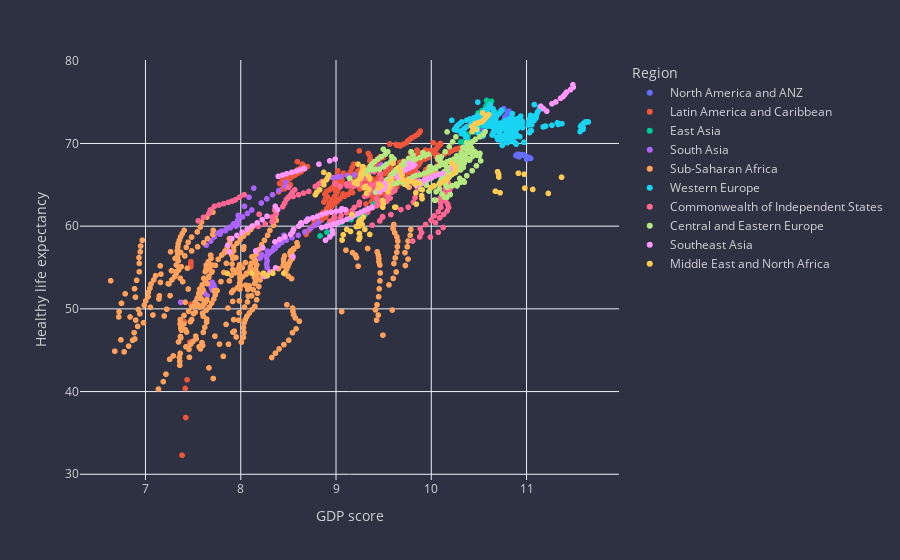

Notebook source saved alongside this figure:
### Markdown cell above
### It seems that, <i>GDP per capita score</i>, <i>Healthy life expectancy</i> & <i> Social Support</i> of a country, are the main factors contributing to the overall happiness level!

##### Surprisingly, GDP score and Healthy life expectancy are most closely related! Let's see how!

### Code cell
# for this we need to remove any null values

gdp_map = eda_happy.dropna()
figure = px.scatter(gdp_map, x='GDP score', y='Healthy life expectancy', color='Region',
          template='plotly_white', hover_name='Country',
          animation_group='Country')

figure.update_layout(plot_bgcolor='#2e3141', paper_bgcolor='#2e3141', legend_font_color='lightgray',
                    font_color='lightgray')

### Figure 1 — Plotly figure (JSON) as saved in the notebook; plotly's stock layout.template omitted (floating-point values rounded to 4 significant figures; data arrays with more than 128 entries replaced by an {"elided": "..."} marker saying what was removed)
{"data": [{"hovertemplate": "<b>%{hovertext}</b><br><br>Region=North America and ANZ<br>GDP score=%{x}<br>Healthy life expectancy=%{y}<extra></extra>", "hovertext": ["Canada", "New Zealand", "New Zealand", "Australia", "New Zealand", "United States", "Australia", "Canada", "United States", "Canada", "United States", "New Zealand", "Canada", "Australia", "Australia", "Canada", "New Zealand", "United States", "Australia", "Canada", "United States", "New Zealand", "Canada", "Australia", "New Zealand", "United States", "New Zealand", "Canada", "United States", "Australia", "United States", "New Zealand", "Canada", "Australia", "Australia", "Canada", "United States", "New Zealand", "United States", "Australia", "Canada", "New Zealand", "United States", "New Zealand", "Canada", "Australia", "Australia", "Canada", "United States", "New Zealand", "Australia", "New Zealand", "Canada", "United States"], "ids": ["Canada", "New Zealand", "New Zealand", "Australia", "New Zealand", "United States", "Australia", "Canada", "United States", "Canada", "United States", "New Zealand", "Canada", "Australia", "Australia", "Canada", "New Zealand", "United States", "Australia", "Canada", "United States", "New Zealand", "Canada", "Australia", "New Zealand", "United States", "New Zealand", "Canada", "United States", "Australia", "United States", "New Zealand", "Canada", "Australia", "Australia", "Canada", "United States", "New Zealand", "United States", "Australia", "Canada", "New Zealand", "United States", "New Zealand", "Canada", "Australia", "Australia", "Canada", "United States", "New Zealand", "Australia", "New Zealand", "Canada", "United States"], "legendgroup": "North America and ANZ", "marker": {"color": "#636efa", "symbol": "circle"}, "mode": "markers", "name": "North America and ANZ", "showlegend": true, "type": "scattergl", "x": [10.65, 10.53, 10.55, 10.7, 10.53, 10.92, 10.72, 10.74, 10.89, 10.7, 10.9, 10.52, 10.72, 10.72, 10.73, 10.74, 10.54, 10.91, 10.75, 10.74, 10.93, 10.55, 10.76, 10.76, 10.57, 10.94, 10.59, 10.78, 10.96, 10.77, 10.98, 10.61, 10.77, 10.78, 10.79, 10.77, 10.99, 10.62, 11.0, 10.8, 10.79, 10.63, 11.03, 10.66, 10.8, 10.81, 10.81, 10.8, 11.04, 10.67, 10.76, 10.6, 10.73, 11.0], "xaxis": "x", "y": [71.3, 71.2, 71.4, 71.72, 71.6, 68.38, 71.88, 71.84, 68.54, 72.02, 68.7, 72, 72.2, 72.2, 72.3, 72.36, 72.12, 68.68, 72.4, 72.52, 68.66, 72.24, 72.68, 72.5, 72.36, 68.64, 72.48, 72.84, 68.62, 72.6, 68.6, 72.6, 73, 72.7, 73, 73.2, 68.5, 72.8, 68.4, 73.3, 73.4, 73, 68.3, 73.2, 73.6, 73.6, 73.9, 73.8, 68.2, 73.4, 74.2, 73.6, 74, 68.1], "yaxis": "y"}, {"hovertemplate": "<b>%{hovertext}</b><br><br>Region=Latin America and Caribbean<br>GDP score=%{x}<br>Healthy life expectancy=%{y}<extra></extra>", "hovertext": {"elided": "272 str values"}, "ids": {"elided": "272 str values"}, "legendgroup": "Latin America and Caribbean", "marker": {"color": "#EF553B", "symbol": "circle"}, "mode": "markers", "name": "Latin America and Caribbean", "showlegend": true, "type": "scattergl", "x": {"elided": "272 float values"}, "xaxis": "x", "y": {"elided": "272 float values"}, "yaxis": "y"}, {"hovertemplate": "<b>%{hovertext}</b><br><br>Region=East Asia<br>GDP score=%{x}<br>Healthy life expectancy=%{y}<extra></extra>", "hovertext": ["South Korea", "Japan", "South Korea", "Mongolia", "Mongolia", "Japan", "South Korea", "Japan", "South Korea", "Mongolia", "South Korea", "Japan", "South Korea", "Japan", "Mongolia", "Mongolia", "South Korea", "Japan", "Mongolia", "Mongolia", "Japan", "South Korea", "South Korea", "Japan", "Mongolia", "South Korea", "Mongolia", "Japan", "South Korea", "Mongolia", "Japan", "South Korea", "Mongolia", "Japan", "South Korea", "Mongolia", "Japan", "South Korea", "Japan", "Mongolia"], "ids": ["South Korea", "Japan", "South Korea", "Mongolia", "Mongolia", "Japan", "South Korea", "Japan", "South Korea", "Mongolia", "South Korea", "Japan", "South Korea", "Japan", "Mongolia", "Mongolia", "South Korea", "Japan", "Mongolia", "Mongolia", "Japan", "South Korea", "South Korea", "Japan", "Mongolia", "South Korea", "Mongolia", "Japan", "South Korea", "Mongolia", "Japan", "South Korea", "Mongolia", "Japan", "South Korea", "Mongolia", "Japan", "South Korea", "Japan", "Mongolia"], "legendgroup": "East Asia", "marker": {"color": "#00cc96", "symbol": "circle"}, "mode": "markers", "name": "East Asia", "showlegend": true, "type": "scattergl", "x": [10.31, 10.56, 10.36, 8.833, 8.904, 10.55, 10.38, 10.49, 10.39, 8.92, 10.45, 10.53, 10.47, 10.53, 9.061, 9.158, 10.52, 10.57, 9.248, 9.304, 10.57, 10.55, 10.57, 10.59, 9.308, 10.59, 9.3, 10.6, 10.62, 9.334, 10.62, 10.64, 9.386, 10.62, 10.66, 9.418, 10.63, 10.65, 10.58, 9.396], "xaxis": "x", "y": [70.2, 73.44, 70.5, 58.82, 59.28, 73.56, 70.8, 73.68, 71.1, 60.2, 71.4, 73.8, 71.66, 73.98, 60.5, 60.8, 72.18, 74.34, 61.1, 61.4, 74.52, 72.44, 72.7, 74.7, 61.7, 73, 61.9, 74.8, 73.3, 62.1, 74.9, 73.6, 62.3, 75, 73.9, 62.5, 75.1, 74.2, 75.2, 62.7], "yaxis": "y"}, {"hovertemplate": "<b>%{hovertext}</b><br><br>Region=South Asia<br>GDP score=%{x}<br>Healthy life expectancy=%{y}<extra></extra>", "hovertext": ["Bangladesh", "Sri Lanka", "Nepal", "Pakistan", "Sri Lanka", "Bangladesh", "India", "Sri Lanka", "Nepal", "Pakistan", "India", "Afghanistan", "Bangladesh", "Bangladesh", "Nepal", "India", "Sri Lanka", "Pakistan", "Afghanistan", "Sri Lanka", "India", "Bangladesh", "Nepal", "Pakistan", "Afghanistan", "Afghanistan", "Bangladesh", "India", "Sri Lanka", "Nepal", "Pakistan", "Afghanistan", "Sri Lanka", "Pakistan", "India", "Nepal", "Bangladesh", "Nepal", "Bangladesh", "Afghanistan", "Pakistan", "Sri Lanka", "India", "Pakistan", "Nepal", "Sri Lanka", "India", "Afghanistan", "Pakistan", "Afghanistan", "India", "Sri Lanka", "Bangladesh", "Nepal", "Afghanistan", "Pakistan", "Bangladesh", "India", "Nepal", "Sri Lanka", "India", "Bangladesh", "Afghanistan", "Nepal", "Pakistan", "Sri Lanka", "Nepal", "India", "Bangladesh", "Pakistan", "Afghanistan", "Afghanistan", "India", "Bangladesh", "Sri Lanka", "Pakistan", "Nepal", "Bangladesh", "India"], "ids": ["Bangladesh", "Sri Lanka", "Nepal", "Pakistan", "Sri Lanka", "Bangladesh", "India", "Sri Lanka", "Nepal", "Pakistan", "India", "Afghanistan", "Bangladesh", "Bangladesh", "Nepal", "India", "Sri Lanka", "Pakistan", "Afghanistan", "Sri Lanka", "India", "Bangladesh", "Nepal", "Pakistan", "Afghanistan", "Afghanistan", "Bangladesh", "India", "Sri Lanka", "Nepal", "Pakistan", "Afghanistan", "Sri Lanka", "Pakistan", "India", "Nepal", "Bangladesh", "Nepal", "Bangladesh", "Afghanistan", "Pakistan", "Sri Lanka", "India", "Pakistan", "Nepal", "Sri Lanka", "India", "Afghanistan", "Pakistan", "Afghanistan", "India", "Sri Lanka", "Bangladesh", "Nepal", "Afghanistan", "Pakistan", "Bangladesh", "India", "Nepal", "Sri Lanka", "India", "Bangladesh", "Afghanistan", "Nepal", "Pakistan", "Sri Lanka", "Nepal", "India", "Bangladesh", "Pakistan", "Afghanistan", "Afghanistan", "India", "Bangladesh", "Sri Lanka", "Pakistan", "Nepal", "Bangladesh", "India"], "legendgroup": "South Asia", "marker": {"color": "#ab63fa", "symbol": "circle"}, "mode": "markers", "name": "South Asia", "showlegend": true, "type": "scattergl", "x": [7.783, 8.912, 7.638, 8.277, 8.97, 7.839, 8.204, 9.021, 7.686, 8.271, 8.22, 7.37, 7.886, 7.924, 7.723, 8.281, 9.049, 8.277, 7.54, 9.119, 8.349, 7.967, 7.765, 8.27, 7.647, 7.62, 8.018, 8.387, 9.193, 7.797, 8.276, 7.705, 9.279, 8.289, 8.428, 7.846, 8.07, 7.889, 8.116, 7.725, 8.311, 9.305, 8.478, 8.336, 7.948, 9.344, 8.538, 7.718, 8.361, 7.702, 8.604, 9.383, 8.216, 7.976, 7.697, 8.394, 8.274, 8.673, 7.973, 9.44, 8.73, 8.334, 7.697, 8.039, 8.428, 9.462, 8.087, 8.779, 8.399, 8.464, 7.692, 7.697, 8.818, 8.467, 9.479, 8.453, 8.136, 8.472, 8.703], "xaxis": "x", "y": [59.02, 65.78, 57.7, 55, 65.86, 59.44, 56.14, 65.94, 58.2, 55.4, 56.56, 50.8, 59.86, 60.28, 58.7, 56.98, 66.02, 55.8, 51.2, 66.1, 57.4, 60.7, 59.2, 56.2, 51.6, 51.92, 61.12, 57.7, 66.2, 59.4, 56.42, 52.24, 66.3, 56.64, 58, 59.6, 61.54, 59.8, 61.96, 52.56, 56.86, 66.4, 58.3, 57.08, 60, 66.5, 58.6, 52.88, 57.3, 53.2, 58.9, 66.6, 62.8, 60.2, 53, 57.7, 63.3, 59.3, 61.3, 67, 59.7, 63.8, 52.8, 62.4, 58.1, 67.2, 63.5, 60.1, 64.3, 58.5, 52.6, 52.4, 60.5, 64.8, 67.4, 58.9, 64.6, 65.3, 60.9], "yaxis": "y"}, {"hovertemplate": "<b>%{hovertext}</b><br><br>Region=Sub-Saharan Africa<br>GDP score=%{x}<br>Healthy life expectancy=%{y}<extra></extra>", "hovertext": {"elided": "364 str values"}, "ids": {"elided": "364 str values"}, "legendgroup": "Sub-Saharan Africa", "marker": {"color": "#FFA15A", "symbol": "circle"}, "mode": "markers", "name": "Sub-Saharan Africa", "showlegend": true, "type": "scattergl", "x": {"elided": "364 float values"}, "xaxis": "x", "y": {"elided": "364 float values"}, "yaxis": "y"}, {"hovertemplate": "<b>%{hovertext}</b><br><br>Region=Western Europe<br>GDP score=%{x}<br>Healthy life expectancy=%{y}<extra></extra>", "hovertext": {"elided": "245 str values"}, "ids": {"elided": "245 str values"}, "legendgroup": "Western Europe", "marker": {"color": "#19d3f3", "symbol": "circle"}, "mode": "markers", "name": "Western Europe", "showlegend": true, "type": "scattergl", "x": {"elided": "245 float values"}, "xaxis": "x", "y": {"elided": "245 float values"}, "yaxis": "y"}, {"hovertemplate": "<b>%{hovertext}</b><br><br>Region=Commonwealth of Independent States<br>GDP score=%{x}<br>Healthy life expectancy=%{y}<extra></extra>", "hovertext": {"elided": "152 str values"}, "ids": {"elided": "152 str values"}, "legendgroup": "Commonwealth of Independent States", "marker": {"color": "#FF6692", "symbol": "circle"}, "mode": "markers", "name": "Commonwealth of Independent States", "showlegend": true, "type": "scattergl", "x": {"elided": "152 float values"}, "xaxis": "x", "y": {"elided": "152 float values"}, "yaxis": "y"}, {"hovertemplate": "<b>%{hovertext}</b><br><br>Region=Central and Eastern Europe<br>GDP score=%{x}<br>Healthy life expectancy=%{y}<extra></extra>", "hovertext": {"elided": "196 str values"}, "ids": {"elided": "196 str values"}, "legendgroup": "Central and Eastern Europe", "marker": {"color": "#B6E880", "symbol": "circle"}, "mode": "markers", "name": "Central and Eastern Europe", "showlegend": true, "type": "scattergl", "x": {"elided": "196 float values"}, "xaxis": "x", "y": {"elided": "196 float values"}, "yaxis": "y"}, {"hovertemplate": "<b>%{hovertext}</b><br><br>Region=Southeast Asia<br>GDP score=%{x}<br>Healthy life expectancy=%{y}<extra></extra>", "hovertext": ["Indonesia", "Laos", "Malaysia", "Thailand", "Vietnam", "Malaysia", "Laos", "Thailand", "Indonesia", "Philippines", "Singapore", "Singapore", "Laos", "Malaysia", "Thailand", "Indonesia", "Philippines", "Cambodia", "Vietnam", "Vietnam", "Singapore", "Philippines", "Indonesia", "Malaysia", "Cambodia", "Thailand", "Malaysia", "Thailand", "Philippines", "Indonesia", "Cambodia", "Vietnam", "Singapore", "Thailand", "Laos", "Philippines", "Indonesia", "Malaysia", "Singapore", "Vietnam", "Cambodia", "Vietnam", "Thailand", "Cambodia", "Malaysia", "Indonesia", "Philippines", "Myanmar", "Singapore", "Thailand", "Cambodia", "Malaysia", "Philippines", "Vietnam", "Indonesia", "Myanmar", "Malaysia", "Philippines", "Singapore", "Indonesia", "Cambodia", "Thailand", "Malaysia", "Thailand", "Cambodia", "Indonesia", "Singapore", "Philippines", "Myanmar", "Cambodia", "Philippines", "Vietnam", "Indonesia", "Thailand", "Myanmar", "Singapore", "Singapore", "Indonesia", "Cambodia", "Myanmar", "Philippines", "Thailand", "Laos", "Thailand", "Vietnam", "Malaysia", "Myanmar", "Indonesia", "Laos", "Singapore", "Philippines", "Indonesia", "Cambodia", "Vietnam", "Malaysia", "Philippines", "Thailand", "Myanmar", "Singapore", "Laos", "Cambodia", "Philippines", "Laos", "Thailand", "Myanmar"], "ids": ["Indonesia", "Laos", "Malaysia", "Thailand", "Vietnam", "Malaysia", "Laos", "Thailand", "Indonesia", "Philippines", "Singapore", "Singapore", "Laos", "Malaysia", "Thailand", "Indonesia", "Philippines", "Cambodia", "Vietnam", "Vietnam", "Singapore", "Philippines", "Indonesia", "Malaysia", "Cambodia", "Thailand", "Malaysia", "Thailand", "Philippines", "Indonesia", "Cambodia", "Vietnam", "Singapore", "Thailand", "Laos", "Philippines", "Indonesia", "Malaysia", "Singapore", "Vietnam", "Cambodia", "Vietnam", "Thailand", "Cambodia", "Malaysia", "Indonesia", "Philippines", "Myanmar", "Singapore", "Thailand", "Cambodia", "Malaysia", "Philippines", "Vietnam", "Indonesia", "Myanmar", "Malaysia", "Philippines", "Singapore", "Indonesia", "Cambodia", "Thailand", "Malaysia", "Thailand", "Cambodia", "Indonesia", "Singapore", "Philippines", "Myanmar", "Cambodia", "Philippines", "Vietnam", "Indonesia", "Thailand", "Myanmar", "Singapore", "Singapore", "Indonesia", "Cambodia", "Myanmar", "Philippines", "Thailand", "Laos", "Thailand", "Vietnam", "Malaysia", "Myanmar", "Indonesia", "Laos", "Singapore", "Philippines", "Indonesia", "Cambodia", "Vietnam", "Malaysia", "Philippines", "Thailand", "Myanmar", "Singapore", "Laos", "Cambodia", "Philippines", "Laos", "Thailand", "Myanmar"], "legendgroup": "Southeast Asia", "marker": {"color": "#FF97FF", "symbol": "circle"}, "mode": "markers", "name": "Southeast Asia", "showlegend": true, "type": "scattergl", "x": [8.85, 8.251, 9.839, 9.461, 8.394, 9.881, 8.307, 9.508, 8.898, 8.608, 11.21, 11.18, 8.366, 9.909, 9.52, 8.943, 8.634, 7.879, 8.44, 8.483, 11.15, 8.632, 8.975, 9.875, 7.865, 9.508, 9.93, 9.576, 8.686, 9.022, 7.907, 8.535, 11.27, 9.579, 8.548, 8.707, 9.069, 9.966, 11.31, 8.585, 7.96, 8.626, 9.645, 8.014, 10.01, 9.114, 8.756, 8.158, 11.36, 9.667, 8.068, 10.04, 8.805, 8.668, 9.155, 8.23, 10.08, 8.85, 11.38, 9.19, 8.121, 9.672, 10.12, 9.699, 8.173, 9.225, 11.4, 8.896, 8.359, 8.225, 8.95, 8.82, 9.262, 9.729, 8.408, 11.42, 11.46, 9.3, 8.276, 8.464, 9.002, 9.765, 8.89, 9.803, 8.934, 10.22, 8.523, 9.339, 8.935, 11.49, 9.05, 9.377, 8.387, 8.992, 10.25, 9.095, 9.824, 8.545, 11.49, 8.965, 8.362, 9.061, 8.96, 9.769, 8.554], "xaxis": "x", "y": [59.84, 53.92, 64.96, 64.14, 66.02, 65.12, 54.44, 64.48, 59.98, 60, 73.9, 74.2, 54.96, 65.28, 64.82, 60.12, 60.2, 56.9, 66.18, 66.34, 74.5, 60.4, 60.26, 65.44, 57.7, 65.16, 65.6, 65.5, 60.6, 60.4, 58.5, 66.5, 74.8, 65.72, 56.3, 60.8, 60.62, 65.76, 75.02, 66.66, 58.88, 66.82, 65.94, 59.26, 65.92, 60.84, 61, 57.02, 75.46, 66.16, 59.64, 66.08, 61.2, 66.98, 61.06, 57.38, 66.24, 61.4, 75.68, 61.28, 60.02, 66.38, 66.4, 66.6, 60.4, 61.5, 75.9, 61.6, 58.1, 60.8, 61.7, 67.5, 61.7, 66.8, 58.4, 76.2, 76.5, 61.9, 61.2, 58.7, 61.8, 67, 58.3, 67.2, 67.9, 67, 59, 62.1, 58.7, 76.8, 61.9, 62.3, 62, 68.1, 67.2, 62, 67.4, 59.3, 77.1, 59.1, 62.4, 62.1, 59.5, 67.6, 59.6], "yaxis": "y"}, {"hovertemplate": "<b>%{hovertext}</b><br><br>Region=Middle East and North Africa<br>GDP score=%{x}<br>Healthy life expectancy=%{y}<extra></extra>", "hovertext": ["Lebanon", "United Arab Emirates", "Kuwait", "Jordan", "Israel", "Iran", "Turkey", "Lebanon", "Iraq", "Iran", "Israel", "Turkey", "Saudi Arabia", "Saudi Arabia", "Turkey", "Jordan", "Egypt", "United Arab Emirates", "Israel", "Iraq", "Bahrain", "Yemen", "Lebanon", "Kuwait", "Egypt", "Israel", "Lebanon", "Yemen", "Bahrain", "Iraq", "United Arab Emirates", "Turkey", "Tunisia", "Kuwait", "Morocco", "Turkey", "Tunisia", "Algeria", "Bahrain", "Iraq", "Israel", "Iran", "Lebanon", "Yemen", "Egypt", "Turkey", "Israel", "Egypt", "Algeria", "Libya", "Tunisia", "Lebanon", "Yemen", "Morocco", "Iraq", "Yemen", "Morocco", "Lebanon", "Tunisia", "Iran", "Turkey", "Israel", "Egypt", "Yemen", "Israel", "Iraq", "Iran", "Egypt", "Tunisia", "Lebanon", "Turkey", "Lebanon", "Egypt", "Turkey", "Morocco", "Iran", "Iraq", "Tunisia", "Israel", "Yemen", "Israel", "Iraq", "Iran", "Lebanon", "Tunisia", "Turkey", "Morocco", "Egypt", "Algeria", "Iran", "Iraq", "Morocco", "Israel", "Turkey", "Tunisia", "Libya", "Lebanon", "Turkey", "Tunisia", "Israel", "Libya", "Lebanon", "Morocco", "Iraq", "Algeria", "Algeria", "Libya", "Morocco", "Tunisia", "Lebanon", "Turkey", "Israel", "Iraq", "Turkey", "Israel", "Tunisia", "Morocco"], "ids": ["Lebanon", "United Arab Emirates", "Kuwait", "Jordan", "Israel", "Iran", "Turkey", "Lebanon", "Iraq", "Iran", "Israel", "Turkey", "Saudi Arabia", "Saudi Arabia", "Turkey", "Jordan", "Egypt", "United Arab Emirates", "Israel", "Iraq", "Bahrain", "Yemen", "Lebanon", "Kuwait", "Egypt", "Israel", "Lebanon", "Yemen", "Bahrain", "Iraq", "United Arab Emirates", "Turkey", "Tunisia", "Kuwait", "Morocco", "Turkey", "Tunisia", "Algeria", "Bahrain", "Iraq", "Israel", "Iran", "Lebanon", "Yemen", "Egypt", "Turkey", "Israel", "Egypt", "Algeria", "Libya", "Tunisia", "Lebanon", "Yemen", "Morocco", "Iraq", "Yemen", "Morocco", "Lebanon", "Tunisia", "Iran", "Turkey", "Israel", "Egypt", "Yemen", "Israel", "Iraq", "Iran", "Egypt", "Tunisia", "Lebanon", "Turkey", "Lebanon", "Egypt", "Turkey", "Morocco", "Iran", "Iraq", "Tunisia", "Israel", "Yemen", "Israel", "Iraq", "Iran", "Lebanon", "Tunisia", "Turkey", "Morocco", "Egypt", "Algeria", "Iran", "Iraq", "Morocco", "Israel", "Turkey", "Tunisia", "Libya", "Lebanon", "Turkey", "Tunisia", "Israel", "Libya", "Lebanon", "Morocco", "Iraq", "Algeria", "Algeria", "Libya", "Morocco", "Tunisia", "Lebanon", "Turkey", "Israel", "Iraq", "Turkey", "Israel", "Tunisia", "Morocco"], "legendgroup": "Middle East and North Africa", "marker": {"color": "#FECB52", "symbol": "circle"}, "mode": "markers", "name": "Middle East and North Africa", "showlegend": true, "type": "scattergl", "x": [9.568, 11.37, 11.23, 9.321, 10.43, 9.497, 9.903, 9.743, 9.063, 9.489, 10.44, 9.899, 10.72, 10.67, 9.838, 9.347, 9.213, 10.97, 10.43, 9.076, 10.71, 8.278, 9.83, 11.06, 9.244, 10.46, 9.878, 8.453, 10.71, 9.112, 10.91, 9.906, 9.222, 10.98, 8.783, 9.996, 9.192, 9.297, 10.7, 9.152, 10.49, 9.547, 9.838, 8.336, 9.24, 10.03, 10.49, 9.24, 9.311, 9.842, 9.222, 9.8, 8.236, 8.799, 9.246, 8.242, 8.829, 9.772, 9.24, 9.443, 10.09, 10.52, 9.239, 8.117, 10.53, 9.25, 9.476, 9.245, 9.26, 9.739, 10.12, 9.699, 9.266, 10.17, 8.872, 9.449, 9.241, 9.261, 10.54, 7.858, 10.55, 9.354, 9.561, 9.687, 9.262, 10.18, 8.869, 9.287, 9.354, 9.584, 9.303, 8.898, 10.57, 10.24, 9.269, 9.491, 9.681, 10.25, 9.284, 10.59, 9.617, 9.656, 8.914, 9.274, 9.348, 9.337, 9.627, 8.925, 9.283, 9.597, 10.25, 10.6, 9.167, 10.22, 10.54, 9.231, 8.871], "xaxis": "x", "y": [64.72, 65.92, 63.96, 63.98, 71.44, 62.76, 63.32, 64.96, 58.32, 63.14, 71.76, 63.68, 64.04, 64.22, 64.04, 64.46, 59.94, 66.28, 72.08, 58.96, 65.94, 54, 65.08, 64.44, 60, 72.4, 65.2, 54.3, 66.3, 59.6, 66.4, 64.4, 65.1, 64.6, 63.8, 64.64, 65.28, 64.66, 66.58, 59.36, 72.46, 64.14, 65.28, 54.3, 60.16, 64.88, 72.52, 60.32, 64.82, 62.66, 65.46, 65.36, 54.3, 64.1, 59.12, 54.3, 64.4, 65.44, 65.64, 64.62, 65.12, 72.58, 60.48, 54.3, 72.64, 58.64, 64.86, 60.64, 65.82, 65.52, 65.36, 65.6, 60.8, 65.6, 65, 65.1, 58.4, 66, 72.7, 54.3, 72.9, 59, 65.4, 66.1, 66.3, 66, 65.3, 61.1, 65.7, 65.7, 59.6, 65.6, 73.1, 66.4, 66.6, 62.3, 66.6, 66.8, 66.9, 73.3, 62.3, 67.1, 65.9, 60.2, 65.9, 66.1, 62.3, 66.2, 67.2, 67.6, 67.2, 73.5, 61.4, 67.6, 73.7, 67.5, 66.5], "yaxis": "y"}], "layout": {"font": {"color": "lightgray"}, "legend": {"font": {"color": "lightgray"}, "title": {"text": "Region"}, "tracegroupgap": 0}, "margin": {"t": 60}, "paper_bgcolor": "#2e3141", "plot_bgcolor": "#2e3141", "xaxis": {"anchor": "y", "domain": [0, 1], "title": {"text": "GDP score"}}, "yaxis": {"anchor": "x", "domain": [0, 1], "title": {"text": "Healthy life expectancy"}}}}
